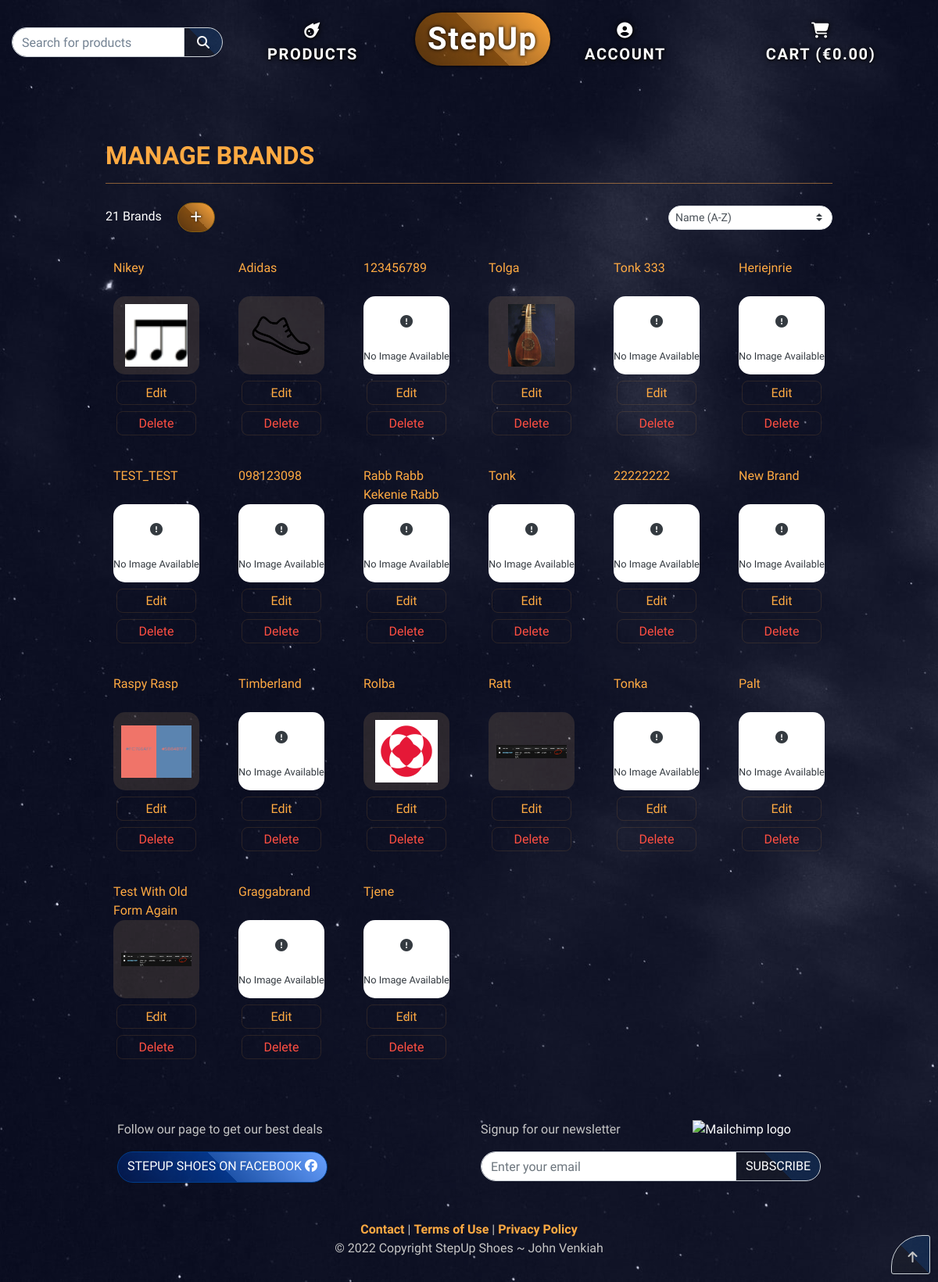
The app's page /products/manage_brands/ (signed in) with its own data.
### products/models.py (models this page shows, shortened)
class Brand(models.Model):
    class Meta:
        verbose_name_plural = 'Brands'
    name = models.CharField(
        verbose_name=_('Name'),
        max_length=254,
        unique=True,
    )
    friendly_name = models.CharField(
        max_length=254,
        unique=True,
    )
    image_url = models.URLField(
        verbose_name=_('Image URL'),
        max_length=1024,
        null=True,
        blank=True,
    )
    image = models.ImageField(
        verbose_name=_('Image'),
        null=True,
        blank=True,
    )

### products/views.py (the view, shortened to what this page needs)
# urls.py: path('manage_brands/', views.manage_brands, name='manage_brands'),
@login_required
def manage_brands(request):
    if not request.user.is_superuser:
        messages.error(request, 'Sorry, access to that page is denied.')
        return redirect(reverse('home'))
    sort = None
    direction = None
    brands = Brand.objects.all()  # pylint: disable=maybe-no-member
    form = BrandForm(request.POST)
    form_set = []
    for brand in brands:
        form = BrandForm(request.POST or None, instance=brand)
        form_set.append(form)
    current_sorting = f'{sort}_{direction}'
    if request.method == 'POST':
        form = BrandForm(request.POST)
    template = 'products/manage_brands.html'
    context = {
        'brands': brands,
        'brand_context': (zip(brands, form_set)),
        'current_sorting': current_sorting,
    }
    return render(request, template, context)

### products/templates/products/manage_brands.html (shortened to what this page needs)
{% extends "base.html" %}
{% load static %}
{% block page_header %}
    <div class="container header-container">
    </div>
{% endblock %}
{% block content %}
    <div class="container">
        <div class="row">
            <div class="col mt-3">
                <h2 class="logo-font">Manage Brands</h2>
                <hr class="mb-1">
            </div>
        </div>
        <div class="row">
            <div class="product-container col-12">
                <div class="row mt-1 mb-2 justify-content-between">
                    <div class="col-12 col-md-6 col-lg-3 my-auto order-md-last d-flex justify-content-center justify-content-md-end">
                        <div class="sort-select-wrapper w-100">
                            <select id="sort-selector-brand" class="custom-select custom-select-sm border border-{% if current_sorting != 'None_None' %}info{% else %}black{% endif %}">
                                <option value="name_asc" {% if current_sorting == 'name_asc' %}selected{% endif %}>Name (A-Z)</option>
                            </select>
                        </div>
                    </div>
                    <div class="col-12 col-md-6 order-md-first">
                        <p class="text-white mt-3 text-center text-md-left">
                            {{ brands|length }} Brands
                            <a href="{% url 'add_product_brand' %}" class="float-right float-md-none btn btn-orange front-weight-bold px-3 mx-3" title="Add New Brand" aria-label="Add new brand"><i class="fas fa-plus"></i></a>
                        </p>
                    </div>
                </div>
                <div class="row">
                    {% for brand, form in brand_context %}
                        <div class="col-6 col-md-3 col-lg-2">
                            <div class="card mb-2">
                                <div class="mb-2">
                                    <p class="mb-0 product-title text-orange">{{ brand.friendly_name }}</p>
                                    {% if brand.image %}
                                        <img class="brand-img img-fluid mb-1" src="{{ brand.image.url }}" alt="{{ brand.friendly_name }}">
                                    {% else %}
                                        <div class="brand-img bg-white mb-1 p-2 p-md-0">
                                            <p class="text-center text-dark">
                                                <i class="fas fa-exclamation-circle py-2 py-md-4"></i>
                                                <br>
                                                <small>No Image Available</small>
                                            </p>
                                        </div>
                                        {% endif %}
                                    <div class="row no-gutters card-footer p-0 border-0">
                                        {% if request.user.is_superuser %}
                                        <div class="col p-1">
                                            <button class="w-100 btn text-orange product-edit-link" data-toggle="modal" data-target="#editBrandModal{{ brand.id }}">
                                                Edit
                                            </button>
                                        </div>
                                        <div class="col p-1">
                                            <button type="button" class="w-100 btn product-edit-link text-danger" data-toggle="modal" data-target="#deleteBrandModal{{ brand.id }}">
                                                Delete
                                            </button>
                                        </div>
                                        {% endif %}
                                    </div>
                                </div>
                            </div>
                        </div>
                    {% endfor %}
                </div>
            </div>
            <div class="btt-button shadow-sm btn-trans">
                <a class="btt-link d-flex h-100">
                    <i class="fas fa-arrow-up text-black mx-auto my-auto"></i>
                </a>
            </div>
        </div>
    </div>
{% endblock %}

### templates/base.html (shortened to what this page needs)
{% load static %}
<!doctype html>
<html lang="en">
<head>
    {% block corecss %}
    <link rel="stylesheet" href="https://stackpath.bootstrapcdn.com/bootstrap/4.4.1/css/bootstrap.min.css">
    <link rel="stylesheet" href="{% static 'css/base.css' %}">
    {% endblock %}
    </head>
    <body class="d-flex flex-column min-vh-100">
        <header class="container-fluid fixed-top">
            <div id="topnav" class="row bg-nav pt-lg-2 d-none d-lg-flex">
                <div class="col-12 col-lg-3 my-auto py-1 py-lg-0">
                    <form method="GET" action="{% url 'products' %}">
                        <div class="input-group w-100 input-left">
                            <input class="form-control" type="text" name="q" placeholder="Search for products" id="search_products">
                            <div class="input-group-append">
                                <button class="input-btn form-control bg-nav btn btn-trans" type="submit" aria-labelledby="search_products" title="Search for products">
                                    <span class="icon">
                                        <i class="fas fa-search"></i>
                                    </span>
                                </button>
                            </div>
                        </div>
                    </form>
                </div>
                <div class="col-12 col-lg-2 my-auto py-1 py-lg-0 text-center">
                    <li class="list-inline-item dropdown">
                        <a href="#" id="products-link" class="nav-link collapsed" data-toggle="collapse" data-target="#products-nav" aria-controls="products-nav" aria-expanded="false" aria-label="Toggle products menu">
                            <div>
                                <i class="fas fa-meteor"></i>
                            </div>
                            <span class="my-0">Products</span>
                        </a>
                    </li>
                </div>
                <div class="col-12 col-lg-2">
                    <a href="{% url 'home' %}" class="text-center nav-link">
                        <h1 class="mx-auto main-logo-link">StepUp</h1>
                    </a>
                </div>
                <div class="col-12 col-lg-2 my-auto py-1 py-lg-0">
                    <ul class="list-inline list-unstyled text-center d-flex my-0">
                        <li class="list-inline-item dropdown">
                            <a class="nav-link" href="#" id="user-options" data-toggle="dropdown" aria-haspopup="true" aria-expanded="false" aria-label="{% if request.user.is_authenticated %}My Account{% else %}Sign in or sign up{% endif %}">
                                <div class="text-center">
                                    <div>
                                        <i class="fas fa-user-circle"></i>
                                    </div>
                                    <span class="my-0">{% if request.user.is_authenticated %}Account{% else %}Sign In/Up{% endif %}</span>
                                </div>
                            </a>
                        </li>
                    </ul>
                </div>
                <div class="col-12 col-lg-3 my-auto py-1 py-lg-0">
                    <ul class="list-inline list-unstyled text-center d-flex my-0">
                        <li class="list-inline-item">
                            <a class="nav-link" href="{% url 'view_cart' %}">
                                <div class="text-center">
                                    <div>
                                        <i class="fas fa-shopping-cart"></i>
                                    </div>
                                    <span class="my-0">
                                        Cart {% if not grand_total %}(€0.00){% endif %}
                                    </span>
                                </div>
                            </a>
                        </li>
                    </ul>
                </div>
            </div>
        </header>
        {% block page_header %}
        {% endblock %}
        {% block content %}
        {% endblock %}
<footer class="font-small mt-auto">
    <div class="container">
      <div class="row mw-lg justify-content-center">
        <div class="col-md-6 my-5 text-md-left footer-content">
            <p>Follow our page to get our best deals
            </p>
            <a href="https://www.facebook.com" target="_blank" class="btn btn-blue pb-2">StepUp shoes on Facebook
                <i class="fab fa-facebook" aria-hidden="true"></i>
            </a>
        </div>
        <div class="col-md-6 my-5 footer-content">
            <div class="row">
                <div class="col-7">
                    <p>Signup for our newsletter</p>
                </div>
                <div class="col ml-auto">
                        <a href="http://eepurl.com/hSCqlb" target="_blank" title="Mailchimp link"><img class="img-fluid pb-2" src="https://eep.io/mc-cdn-images/template_images/branding_logo_text_dark_dtp.svg" alt="Mailchimp logo"></a>
                </div>
            </div>
            <form action="https://herokuapp.us20.list-manage.com/subscribe/post?u=e5b424993e29ce6be7320595a&amp;id=dcba1d7b60" method="post" id="mc-embedded-subscribe-form" name="mc-embedded-subscribe-form" class="validate" target="_blank" novalidate>
                <div class="input-group input-left">
                    <input type="email" value="" name="EMAIL" id="mce-EMAIL" required="required" class="form-control" placeholder="Enter your email" aria-labelledby="subscribe">
                    <span class="input-group-append">
                        <button class="btn btn-trans" type="submit" id="subscribe">Subscribe</button>
                    </span>
                </div>
            </form>
        </div>
      </div>
    </div>
    <div class="col-12 text-center">
        <p class="mb-0 pb-0">
            <a href="{% url 'contact' %}" class="text-orange font-weight-bold">
                Contact
            </a> |
            <a href="#" class="text-orange font-weight-bold" data-toggle="modal" data-target="#termsModal">
                Terms of Use
            </a> |
            <a href="#" class="text-orange font-weight-bold" data-toggle="modal" data-target="#privacyPolicyModal">
                Privacy Policy
            </a>
        </p>
        <p class="pb-2 pb-md-0">
            © 2022 Copyright StepUp Shoes ~ John Venkiah
        </p>
    </div>
</footer>
    </body>
</html>

### records on screen
Brand: friendly_name "Nikey", image (picture)
Brand: friendly_name "Adidas", image (picture)
Brand: friendly_name "123456789", image "No Image Available"
Brand: friendly_name "Tolga", image (picture)
Brand: friendly_name "Tonk 333", image "No Image Available"
Brand: friendly_name "Heriejnrie", image "No Image Available"
Brand: friendly_name "TEST_TEST", image "No Image Available"
Brand: friendly_name "098123098", image "No Image Available"
Brand: friendly_name "Rabb Rabb Kekenie Rabb", image "No Image Available"
Brand: friendly_name "Tonk", image "No Image Available"
Brand: friendly_name "22222222", image "No Image Available"
Brand: friendly_name "New Brand", image "No Image Available"
Brand: friendly_name "Raspy Rasp", image (picture)
Brand: friendly_name "Timberland", image "No Image Available"
Brand: friendly_name "Rolba", image (picture)
Brand: friendly_name "Ratt", image (picture)
Brand: friendly_name "Tonka", image "No Image Available"
Brand: friendly_name "Palt", image "No Image Available"
Brand: friendly_name "Test With Old Form Again", image (picture)
Brand: friendly_name "Graggabrand", image "No Image Available"
Brand: friendly_name "Tjene", image "No Image Available"

### other values on screen
{{ brands|length }} "21"
